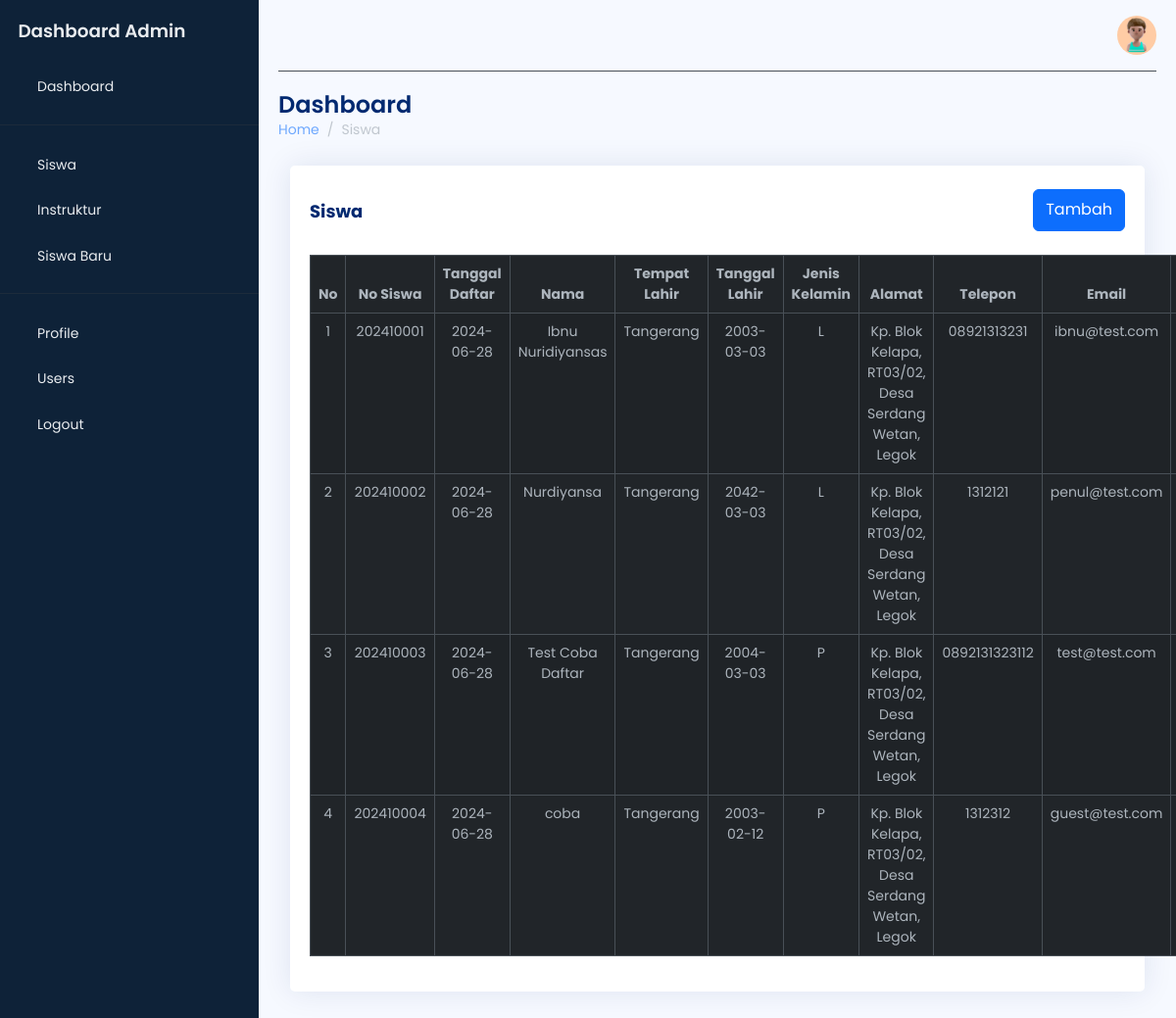
The page /admin/siswa/index.php (signed in) on the database its author committed.
### tables this page shows
CREATE TABLE `siswa` (
  `id` int(11) NOT NULL,
  `no_siswa` int(11) NOT NULL,
  `nama` varchar(50) NOT NULL,
  `tanggal_daftar` date NOT NULL,
  `tempat_lahir` char(50) NOT NULL,
  `tanggal_lahir` date NOT NULL,
  `jk` enum('L','P') NOT NULL,
  `alamat` varchar(255) NOT NULL,
  `telepon` varchar(15) NOT NULL,
  `email` varchar(100) NOT NULL,
  `program_id` int(11) NOT NULL,
  `course_id` int(11) NOT NULL,
  `status` enum('Wait','Active','Off') NOT NULL DEFAULT 'Wait'
);

### admin/siswa/index.php (the view, shortened to what this page needs)
<?php
require_once '../../config.php';
?>
<!DOCTYPE html>
<html lang="en" data-bs-theme="dark">
<head>
    <link rel="stylesheet" href="https://cdn.jsdelivr.net/npm/bootstrap@5.3.0-alpha2/dist/css/bootstrap.min.css" />
    <link href="https://cdn.lineicons.com/4.0/lineicons.css" rel="stylesheet" />
    <link rel="stylesheet" href="https://cdn.jsdelivr.net/npm/sweetalert2@11/dist/sweetalert2.min.css">
    <link rel="stylesheet" href="../assets/css/style.css" />
</head>
<body>
    <div class="wrapper">
        <?php include '../template/sidebar.php'; ?>
        <main id="main" class="main">
            <?php include '../template/navbar.php'; ?>
            <div class="pagetitle">
                <h1>Dashboard</h1>
                <nav>
                    <ol class="breadcrumb">
                        <li class="breadcrumb-item"><a href="index.html">Home</a></li>
                        <li class="breadcrumb-item active">Siswa</li>
                    </ol>
                </nav>
            </div>
            <section class="section dashboard">
                <div class="container">
                    <div class="row">
                        <div class="col">
                            <div class="card">
                                <div class="card-body">
                                    <div class="d-flex justify-content-between">
                                        <h5 class="card-title mt-3 fw-bold">Siswa</h5>
                                        <button class="btn btn-primary mt-4 mb-4" style="height: 43px;" data-bs-toggle="modal" data-bs-target="#exampleModal">Tambah</button>
                                    </div>
                                    <table class="table table-bordered table-striped text-center">
                                        <thead>
                                            <tr>
                                                <th scope="col">No</th>
                                                <th scope="col">No Siswa</th>
                                                <th scope="col">Tanggal Daftar</th>
                                                <th scope="col">Nama</th>
                                                <th scope="col">Tempat Lahir</th>
                                                <th scope="col">Tanggal Lahir</th>
                                                <th scope="col">Jenis Kelamin</th>
                                                <th scope="col">Alamat</th>
                                                <th scope="col">Telepon</th>
                                                <th scope="col">Email</th>
                                                <th scope="col">Program</th>
                                            </tr>
                                        </thead>
                                        <tbody>
                                            <?php
                                            $sql = "SELECT siswa.id, siswa.no_siswa, siswa.tanggal_daftar, siswa.nama, siswa.tempat_lahir, siswa.tanggal_lahir, siswa.jk, siswa.alamat, siswa.telepon, siswa.email, program.nama AS program_name, course.nama AS course_name, siswa.program_id, siswa.course_id, siswa.status FROM siswa LEFT JOIN program ON siswa.program_id = program.id LEFT JOIN course ON siswa.course_id = course.id";
                                            $result = $conn->query($sql);
                                            if ($result->num_rows > 0) {
                                                $count = 1;
                                                while ($row = $result->fetch_assoc()) {
                                                    echo "<tr>";
                                                    echo "<td>" . $count++ . "</td>";
                                                    echo "<td>" . $row['no_siswa'] . "</td>";
                                                    echo "<td>" . $row['tanggal_daftar'] . "</td>";
                                                    echo "<td>" . $row['nama'] . "</td>";
                                                    echo "<td>" . $row['tempat_lahir'] . "</td>";
                                                    echo "<td>" . $row['tanggal_lahir'] . "</td>";
                                                    echo "<td>" . $row['jk'] . "</td>";
                                                    echo "<td>" . $row['alamat'] . "</td>";
                                                    echo "<td>" . $row['telepon'] . "</td>";
                                                    echo "<td>" . $row['email'] . "</td>";
                                                    echo "<td>" . $row['program_name'] . "</td>";
                                                    echo "</tr>";
                                                }
                                            } else {
                                                echo "<tr><td colspan='14' class='text-center'>No students found.</td></tr>";
                                            }
                                            ?>
                                        </tbody>
                                    </table>
                                </div>
                            </div>
                        </div>
                    </div>
                </div>
            </section>
        </main>
    </div>
</body>
</html>

### admin/assets/css/style.css (style rules this page uses)
body { font-family: "Poppins", sans-serif; font-size: 0.875rem; opacity: 1; overflow-y: scroll; background: #f6f9ff; color: #444444; }
a { cursor: pointer; text-decoration: none; font-family: "Poppins", sans-serif; }
li { list-style: none; }
.wrapper { align-items: stretch; display: flex; width: 100%; }
.main { display: flex; flex-direction: column; min-height: 100vh; min-width: 0; overflow: hidden; transition: all 0.35s ease-in-out; width: 100%; padding: 0 20px 30px; }
.pagetitle { margin-bottom: 10px; margin-top: 20px; }
.pagetitle h1 { font-size: 24px; margin-bottom: 0; font-weight: 600; color: #012970; }
.card { margin-bottom: 30px; border: none; background-color: white; border-radius: 5px; box-shadow: 0px 0 30px rgba(1, 41, 112, 0.1); }
.card-title { padding: 20px 0 15px 0; font-size: 18px; font-weight: 500; color: #012970; font-family: "Poppins", sans-serif; }
.card-body { padding: 0 20px 20px 20px; }

### rows shown on the page
siswa: no_siswa "202410001", tanggal_daftar "2024-06-28", nama "Ibnu Nuridiyansas", tempat_lahir "Tangerang", tanggal_lahir "2003-03-03", jk "L", alamat "Kp. Blok Kelapa, RT03/02, Desa Serdang Wetan, Legok", telepon "08921313231", email "ibnu@test.com"
siswa: no_siswa "202410002", tanggal_daftar "2024-06-28", nama "Nurdiyansa", tempat_lahir "Tangerang", tanggal_lahir "2042-03-03", jk "L", alamat "Kp. Blok Kelapa, RT03/02, Desa Serdang Wetan, Legok", telepon "1312121", email "penul@test.com"
siswa: no_siswa "202410003", tanggal_daftar "2024-06-28", nama "Test Coba Daftar", tempat_lahir "Tangerang", tanggal_lahir "2004-03-03", jk "P", alamat "Kp. Blok Kelapa, RT03/02, Desa Serdang Wetan, Legok", telepon "0892131323112", email "test@test.com"
siswa: no_siswa "202410004", tanggal_daftar "2024-06-28", nama "coba", tempat_lahir "Tangerang", tanggal_lahir "2003-02-12", jk "P", alamat "Kp. Blok Kelapa, RT03/02, Desa Serdang Wetan, Legok", telepon "1312312", email "guest@test.com"
